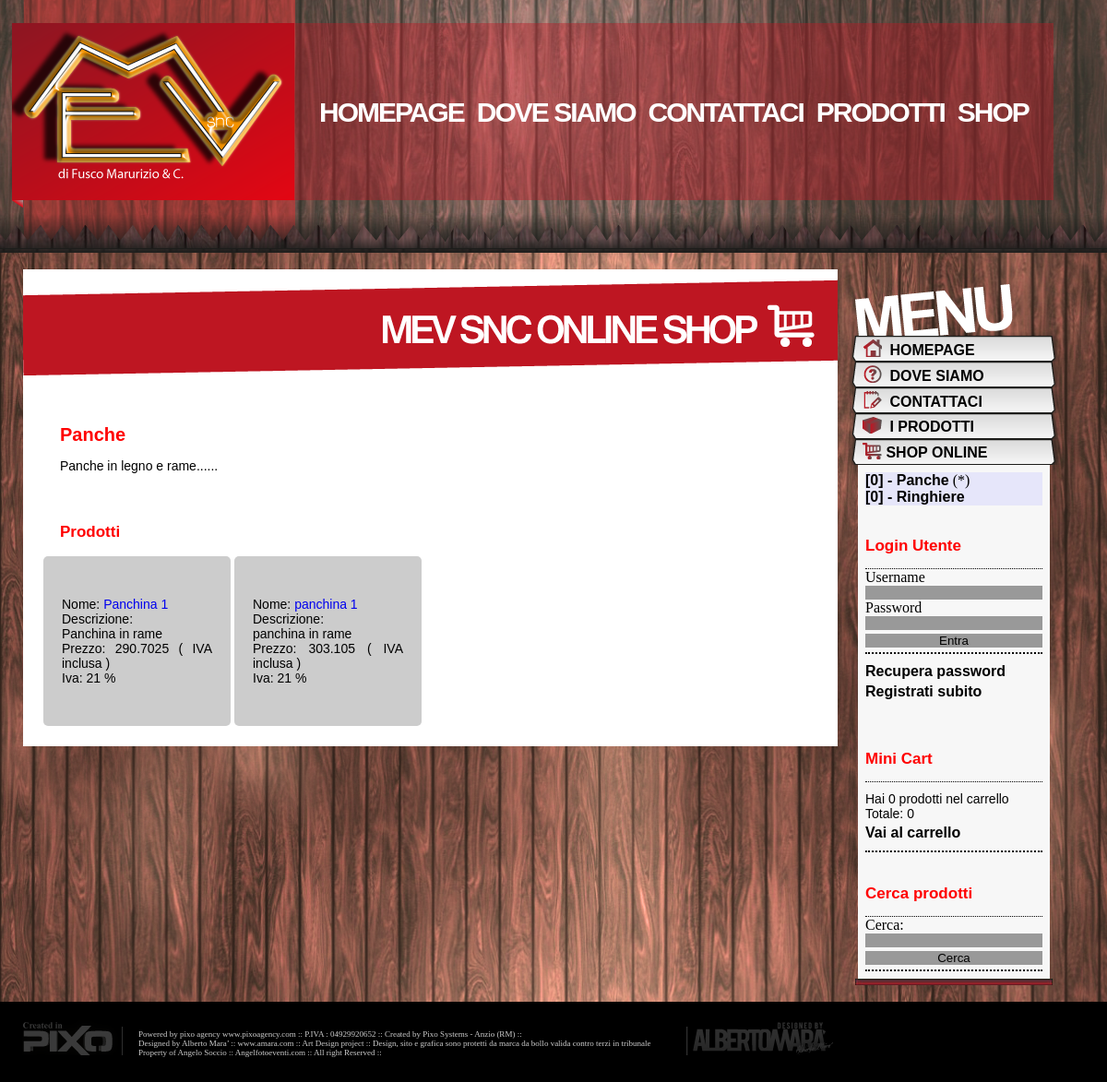
The page /shop.php?l=visualizza_categorie&cat=1 on the database its author committed.
### tables this page shows
CREATE TABLE IF NOT EXISTS `categorie` (
  `id_categoria` int(10) unsigned NOT NULL AUTO_INCREMENT,
  `nome` varchar(150) DEFAULT NULL,
  `descrizione` text,
  `id_categoria_padre` int(10) unsigned DEFAULT NULL,
  PRIMARY KEY (`id_categoria`),
  KEY `fk_categorie_categorie1` (`id_categoria_padre`)
);

CREATE TABLE IF NOT EXISTS `prodotti` (
  `id_prodotto` int(10) unsigned NOT NULL AUTO_INCREMENT,
  `nome` varchar(150) NOT NULL,
  `id_categoria` int(10) unsigned NOT NULL,
  `prezzo_netto` float NOT NULL,
  `id_aliquota_iva` int(10) unsigned NOT NULL,
  `descrizione_breve` text,
  `descrizione` text,
  `tipo_quantita` varchar(45) DEFAULT NULL,
  `quantita_select_inizio` int(11) DEFAULT NULL,
  `quantita_select_fine` int(11) DEFAULT NULL,
  `quantita_select_incremento` int(11) DEFAULT NULL,
  `tempo_disponibilita` varchar(45) DEFAULT NULL,
  `visualizzazione_qta` int(1) DEFAULT '1',
  `iva_inclusa` varchar(2) DEFAULT 'SI',
  `promo` int(1) DEFAULT '0',
  `sconto_promo` float DEFAULT '0',
  `peso` float DEFAULT NULL,
  `note` text,
  PRIMARY KEY (`id_prodotto`),
  KEY `fk_prodotti_categorie1` (`id_categoria`),
  KEY `fk_prodotti_aliquote_iva1` (`id_aliquota_iva`)
);

### common/dbmanager.php (called while the page is built, shortened)
<?php
class dbManager{
        private $user = 'mev';
	private $pass = 'mev';
	private $db_name = 'mev';
	private $host = 'localhost';
	private $connection = NULL;
	function __construct() {
            $this->connection = new mysqli($this->host, $this->user, $this->pass, $this->db_name);
	}
        function lista_categorie( $id_categoria_padre=0 ){
            $sql = "SELECT * FROM `categorie` WHERE `id_categoria_padre` ";
            if( !$id_categoria_padre ){
               $sql.=" IS NULL";
            }else{
                $sql.= " = $id_categoria_padre";
            }
            $toReturn=array();
            $indice=0;
            if( ($risultato = $this->connection->query($sql)) && ($this->connection->affected_rows>0) ){
                while ( $riga = mysqli_fetch_assoc($risultato) ){
                    $toReturn[$indice]=$riga;
                    $indice++;
                }
            }
            return $toReturn;
        }
        function get_categoria( $id_categoria ){
            $toReturn = false;
            $sql = "SELECT * FROM categorie WHERE id_categoria= $id_categoria LIMIT 1";
            if( ($result = $this->connection->query($sql)) && ( $this->connection->affected_rows>0 ) ){
                $riga = mysqli_fetch_array($result);
                $toReturn=$riga;
            }
            return $toReturn;
        }
        function get_aliquota_iva( $id_aliquota ){
            $toReturn = false;
            $sql = "SELECT * FROM aliquote_iva WHERE id_aliquota_iva = $id_aliquota LIMIT 1";
            if( ($result = $this->connection->query($sql)) && ( $this->connection->affected_rows>0 ) ){
                $riga = mysqli_fetch_array($result);
                $toReturn=$riga;
            }
            return $toReturn;
        }
        function lista_prodotti_by_categoria( $id_categoria, $txt_cerca=NULL, $start=0, $limit=0 ){
            $sql = "SELECT * FROM `prodotti` WHERE id_categoria= $id_categoria";
            if( !empty($limit) ){
                $sql .= " LIMIT $start,$limit ";
            }
            $toReturn=NULL;
            $indice=0;
            if( ($risultato = $this->connection->query($sql)) && ($this->connection->affected_rows>0) ){
                while ( $riga = mysqli_fetch_assoc($risultato) ){
                    $toReturn[$indice]=$riga;
                    $indice++;
                }
            }
            return $toReturn;
        }
}
?>

### menu_categorie.php (called while the page is built, shortened)
<?php
include_once 'common/dbmanager.php';
$id_categoria = 0;
if(!empty($_GET['cat'])){ $id_categoria = $_GET['cat']; }
include_once 'common/recursive_categorie.php';
print_menu_categorie($managerSql, 0, 0, $id_categoria);
?>

### visualizza_categorie.php (the view, shortened to what this page needs)
<?php
include_once 'common/dbmanager.php';
if(empty($managerSql)){
    $managerSql = new dbManager();
}
include_once 'common/load_login_user.php';
$id_categoria = 0;
$categoria_attuale = array();
if(!empty($_GET['cat'])){
    $id_categoria = $_GET['cat'];
    $categoria_attuale = $managerSql->get_categoria($id_categoria);
    $categoria_attuale['descrizione'] = str_replace("\n", "<br/>", $categoria_attuale['descrizione']);
}
$inizio = 0;
$prodotti_per_pagina = 3;
$txt_cerca = NULL;
$prodotti = $managerSql->lista_prodotti_by_categoria( $id_categoria, $txt_cerca);
$prodotti = $managerSql->lista_prodotti_by_categoria($id_categoria,$txt_cerca,$inizio, $prodotti_per_pagina);
?>
<?php
if(!empty($categoria_attuale) ){
    echo "<h1>{$categoria_attuale['nome']}</h1>";
    echo "<p style='margin-top:-20px;'>{$categoria_attuale['descrizione']}</p>";
}
include_once 'common/recursive_categorie.php';
?>
<?php
if(!empty($prodotti)){
    echo "<h2>Prodotti</h2>";
    for($i=0; $i<count($prodotti); $i++){
        $prodotto = $prodotti[$i];
        $iva = $managerSql->get_aliquota_iva($prodotto['id_aliquota_iva']);
        $txt_iva = '( IVA esclusa )';
        if($prodotto['iva_inclusa'] == 'SI' ){
            $prodotto['prezzo_netto'] += $prodotto['prezzo_netto']*$iva['aliquota'];
            $txt_iva = '( IVA inclusa )';
        }
        $iva['aliquota'] *= 100;
        $prodotto['sconto_promo'] *= 100;
        $promo = ($prodotto['promo'])? "Il prodotto è in promozione al {$prodotto['sconto_promo']} %<br/>": '';
        echo "<div style='float:left; padding:10px 0px 10px 0px; margin-top: -16px; margin:2px 2px 2px 2px; max-width:203px; width:203px; background:#CCC; border-radius: 5px; -moz-border-radius: 5px;  -webkit-border-radius: 5px;  border: 0px solid #000000;'><p>Nome: <a href=\"shop.php?l=dettagli_prodotto&id={$prodotto['id_prodotto']}&cat={$prodotto['id_categoria']}\">{$prodotto['nome']}</a><br/>
              Descrizione:
				  <br />
					{$prodotto['descrizione_breve']}
					<br/>
              $promo
              Prezzo: {$prodotto['prezzo_netto']} $txt_iva <br/>
              Iva: {$iva['aliquota']} %
            </p></div>";
    }
}
?>

### shop.php (shortened to what this page needs)
<!DOCTYPE html PUBLIC "-//W3C//DTD XHTML 1.0 Transitional//EN" "http://www.w3.org/TR/xhtml1/DTD/xhtml1-transitional.dtd">
<html xmlns="http://www.w3.org/1999/xhtml">
  <head>
	<link rel="stylesheet" type="text/css" href="style.css" media="screen" />
	<link rel="stylesheet" type="text/css" href="plugin/tinyfader/style_tyfader_slider.css" />
  </head>
  <body>
	<?php include("#header.php");?>
   <div id="topcontent" style="margin-top:-70px;"></div>
	<div id="content"><br />
		<div id="wrap">
			<div id="page">
                                <img src="image/headpage_shop.png" />
										  <div style="padding:20px 20px 20px 20px;">
											<?php
                                    $pagina = 'home';
                                    if(!empty($_GET['l'])){
                                        $pagina = $_GET['l'];
                                    }
                                    if (!isset ($pagina) || !file_exists($pagina . '.php')) {
                                        $pagina = 'home';
                                    }
                                    else {
                                        include $pagina . '.php';
                                    }
                                ?>
										  </div>
			</div>
			<?php include("#sidebar.php");?>
		</div>
	</div>
	<?php include("#footer.php");?>
  </body>
</html>

### #header.php
<div id="header">
	<div id="wrap">
		<img src="image/logomev.png" style="position:absolute;margin:25px 0 0 -12px;" />
		<div id="menu">
			<a href="index.php">HOMEPAGE</a><a href="dovesiamo.php">DOVE SIAMO</a><a href="contatti.php">CONTATTACI</a><a href="prodotti.gazebi.php">PRODOTTI</a><a href="shop.php">SHOP</a>
		</div>
	</div>
</div>

### #sidebar.php (shortened to what this page needs)
<div id="sidebar">
	<div id="sidemenu_1">
		<img src="image/menu/title.png" />
		<div class="voicesidemenu"><img src="image/menu/ico_home.png" style="margin-bottom:-2px;" />		<a href="index.php">			&nbsp;HOMEPAGE		</a></div>
		<div class="voicesidemenu"><img src="image/menu/ico_dovesiamo.png" style="margin-bottom:-2px;" />	<a href="dovesiamo.php">			&nbsp;DOVE SIAMO	</a></div>
		<div class="voicesidemenu"><img src="image/menu/ico_contatti.png" style="margin-bottom:-2px;" />	<a href="contatti.php">			&nbsp;CONTATTACI	</a></div>
		<div class="voicesidemenu"><img src="image/menu/ico_prodotti.png" style="margin-bottom:-2px;" />	<a href="prodotti.gazebi.php">	&nbsp;I PRODOTTI	</a></div>
		<div class="voicesidemenu">
			<img src="image/menu/ico_shop.png" style="margin-bottom:-2px;" /><a href="shop.php">&nbsp;SHOP ONLINE</a>
		</div>
                                     <div class="menushop">
										 <?php include 'menu_categorie.php'; ?>
										 <?php include 'mini_login.php'; ?>
                                     <?php include 'mini_cart.php'; ?>
                                     <?php include 'mini_search.php'; ?>
										 </div>
		<img src="image/stopmenu.jpg" style="margin-left:12px;" />
		<br /><br />
	</div>
</div>

### common/recursive_categorie.php (shortened to what this page needs)
<?php
function print_menu_categorie( $managerSql , $id_categoria_padre, $livello, $id_categoria_selected=0 ){
    $colors = array();
    $colors[0] = "lavender";
    $colors[1] = "lightcyan";
    $spaziatore='';
    $espandi_div = false;
    for($s=0;$s<$livello;$s++){$spaziatore.='_';}
    $categorie = $managerSql->lista_categorie($id_categoria_padre);
    $hide = ($id_categoria_padre) ? ' display: none; ' : '';
    $indice_colore = $livello%2;
    echo "<div style=\"background-color: {$colors[$indice_colore]}; $hide\" id=\"sub_cat_menu_{$id_categoria_padre}\" >";
    for($i=0; $i<count($categorie); $i++){
        $categoria = $categorie[$i];
        $selected = '';
        if($id_categoria_selected == $categoria['id_categoria']) {
            $selected =  '(*)';
            $espandi_div = true;
        }
        $categoria['nome'] = htmlspecialchars($categoria['nome']);
        echo "<a href=\"shop.php?l=visualizza_categorie&cat={$categoria['id_categoria']}\">$spaziatore [$livello] - {$categoria['nome']}</a> $selected ";
        echo "<br/>";
        $espandi_div = $espandi_div | print_menu_categorie($managerSql, $categoria['id_categoria'], ($livello+1), $id_categoria_selected);
    }
    echo "</div>";
    return $espandi_div ;
}
?>

### mini_login.php (shortened to what this page needs)
<?php
include_once 'common/load_login_user.php';
if(empty($utente)){
?>
	 <h2 style="margin-left:-20px;">Login Utente</h2>
    <div style="border-top:#000 1px dotted;border-bottom:#000 2px dotted; padding-bottom:5px;">
    <form id="form1" method="post" action="login.php">
        Username
        <input style="background:#999; width:100%;" name="username" type="text" id="username" size="20" maxlength="45" />
        <br />
        Password
        <input style="background:#999; width:100%;" name="password" type="password" id="password" size="20" maxlength="45" />
        <br />
        <input style="background:#999; width:100%; margin-top:4px;" type="submit" name="entra" id="entra" value="Entra" />
    </form>
	 </div>
		<p style="margin-left:-20px; margin-bottom:-50px; margin-top:-10px;"><a href="shop.php?l=recupera_pwd" >Recupera password</a></p>
		<p style="margin-left:-20px;"><a href="shop.php?l=add_utente">Registrati subito</a></p>
<?php
}
?>

### mini_cart.php (shortened to what this page needs)
<?php
include_once 'common/dbmanager.php';
$carrello = array();
$totale = 0;
?>
<h2 style="margin-left:-20px;">Mini Cart</h2>
<div style="border-top:#000 1px dotted;border-bottom:#000 2px dotted; padding-bottom:5px;">
<p style="margin-left:-20px; margin-bottom:-40px; margin-top:-10px;">Hai <?php echo count($carrello); ?> prodotti nel carrello </p>
<p style="margin-left:-20px; margin-bottom:-50px; margin-top:-10px;">Totale: <?php echo $totale; ?></p>
<p style="margin-left:-20px;  margin-bottom:-15px;" ><a href="shop.php?l=view_carrello">Vai al carrello</a> </p>
</div>

### mini_search.php (shortened to what this page needs)
<h2 style="margin-left:-20px;">Cerca prodotti</h2>
<div style="border-top:#000 1px dotted;border-bottom:#000 2px dotted; padding-bottom:5px;">
<form id="frm_search" method="get" action="shop.php">
  Cerca:
  <input style="background:#999; width:100%;" name="cerca" type="text" id="cerca" size="10" maxlength="100" />
  <input style="background:#999; width:100%; margin-top:4px;" type="submit" name="btn_cerca" id="btn_cerca" value="Cerca" onclick="javascript: if($('#cerca').val()=='') return false;"/>
</form>
</div>

### #footer.php
<div id="footer">
	<div style="margin-left:-120px;">
		<a href="homepage.php" style="display:inline-block; margin-left:9px;">
			<img name="pixolink" src="footer/img_footer/pixo_off.png" alt="pixo Agency - tutto per il web, la programmazione e la grafica aziendale"
			onmouseover="document.pixolink.src='footer/img_footer/pixo_on.png';"
			onmouseout="document.pixolink.src='footer/img_footer/pixo_off.png';" />
		</a>
		<p style="
			margin:		0 auto 0 auto;
			padding:		0 33px 0 13px;
			display:		inline-block;
			font-family:	'Palatino Linotype', 'Book Antiqua', Palatino, serif;
			font-size:		9px;
			color:			#CCCCCC;
			text-align:		left;
			">
			Powered by pixo agency  www.pixoagency.com :: P.IVA : 04929920652 :: Created by Pixo Systems - Anzio (RM) ::<br />
			Designed by Alberto Mara’ :: www.amara.com :: Art Design project :: Design, sito e grafica sono protetti da marca da bollo valida contro terzi in tribunale<br />
			Property of Angelo Soccio :: Angelfotoeventi.com :: All right Reserved ::
		</p>
		<a href="http://am-photograficaedesign.com/" style="display:inline-block;">
			<img name="amaralink" src="footer/img_footer/amara_off.png" alt="homepage"
			onmouseover="document.amaralink.src='footer/img_footer/amara_on.png';"
			onmouseout="document.amaralink.src='footer/img_footer/amara_off.png';" />
		</a>
	</div>
</div>

### style.css (style rules this page uses)
* { m margin:0; padding:0; border:0; text-decoration:none; background-color:transparent; }
body { margin:0; padding:0; border:0; text-decoration:none; background: #000; }
#header { width: 100%; height: 299px; background: url(image/bkg_header.png) top repeat-x; }
#menu { height: 112px; background: url(image/bkg_menu.png) repeat; position: absolute; margin: 25px 0 0 294px; padding-left: 20px; padding-right: 20px; padding-top: 80px; }
#menu a { color: #FFF; font-family: "Arial Black", Gadget, sans-serif; font-size: 30px; font-weight: bold; letter-spacing: -2px; margin: 0 7px 0 7px; }
#topcontent { height: 45px; margin-top: 300px; background: url(image/bkg_topcontent.png) top repeat-x; }
#content { width: 100%; height: 100%; background: url(image/bkg_content.png) repeat; }
#wrap { width: 1150px; height: auto; margin: 0 auto 0 auto; }
#page { width: 883px; height: auto; margin-bottom: 20px; float: left; background: #fff; }
#sidebar { width: 260px; height: auto; float: left; margin-left: 7px; }
#sidemenu_1 { width: 239px; }
.voicesidemenu { width: 219px !important; height: 28px !important; background: url(image/menu/bkg_off.png) top no-repeat; padding: 4px 0 0 20px; margin-bottom: -4px; }
#sidemenu_1 a { color: #000; font-family: Arial, Helvetica, sans-serif; font-size: 16px; font-weight: 700; margin-top: -5px; margin-bottom: 5px; }
.menushop { width: 192px !important; background: #F7F7F7; margin-left: 15px; padding: 8px 8px 8px 8px; border: 0 2px 2px 2px solid #333; }
#footer { width: 930px; padding-top: 20px; margin: 0 auto 30px auto; text-align: left; }
h1 { color: #F00; font-family: Arial, Helvetica, sans-serif; font-size: 20px; font-weight: bold; padding: 20px 20px 0px 20px; }
h2 { color: #F00; font-family: Arial, Helvetica, sans-serif; font-size: 17px; font-weight: bold; padding: 20px 20px 0px 20px; }
p { color: #000; font-family: Arial, Helvetica, sans-serif; font-size: 14px; padding: 20px 20px 20px 20px; text-align: justify; }
a img { padding: 0 0 0 0 !important; margin: 0 0 0 0 !important; }

### rows shown on the page
categorie: nome "Panche", descrizione "Panche in legno e rame......", id_categoria "(*)"
prodotti: nome "Panchina 1", descrizione_breve "Panchina in rame", prezzo_netto "290.7025", iva_inclusa "( IVA inclusa )", aliquota "21"
prodotti: nome "panchina 1", descrizione_breve "panchina in rame", prezzo_netto "303.105", iva_inclusa "( IVA inclusa )", aliquota "21"
categorie: nome "Ringhiere"

### other values the page prints
count($carrello) "0"
$totale "0"
